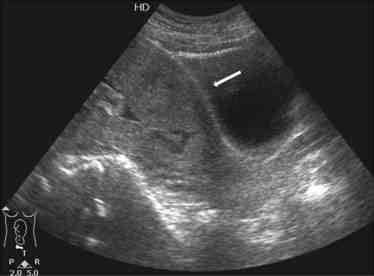
%> input picture MEDICAL_IMAGES/CT/eco_gray.png, 374 x 276 px
$ octave noveno.m   (GNU Octave 9; MATLAB toolbox functions it lacks are replaced by stand-ins)
%> lines starting %> are read from the running program, lines starting %| are printed output that depends on the picture


% Cargar la imagen y definir la geometría
A=imread("eco_gray.png");
%> A is the input picture: size 276x374 uint8; min 0, max 255, mean 66.6

A=A(:,1:276)';
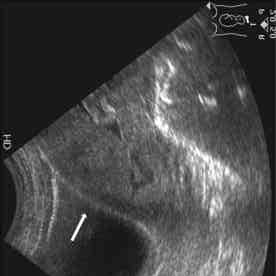
%> A: size 276x276 uint8; min 0, max 255, mean 68.9


%Obtener las dimensiones de la imagen
[nx ,ny] = size(A)
%> nx = 276; ny = 276


dx = 2; % resolucion: 2 mm / pixel
x = dx * ([1:nx]'-(nx+1)/2);
%> x = 276 values from -275 to 275
y = -dx * ([1:ny]'-(ny+1)/2);

figure(1)
 imagesc(x, y, A') % Se usa la transpuesta (') y los valores x y y
 colormap('gray')
 axis('square')
 title('Imagen sintetica')
 xlabel('Posicion x')
 ylabel('Posicion y')
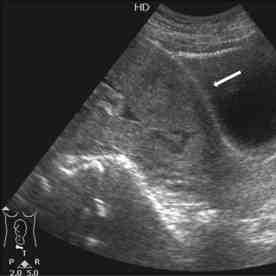
%> displayed picture: size 276x276x3, on the screen's scale of 0 to 255; min 0, max 255, mean 68.9


na=395;

nr=128;
%> (the run ends here)
